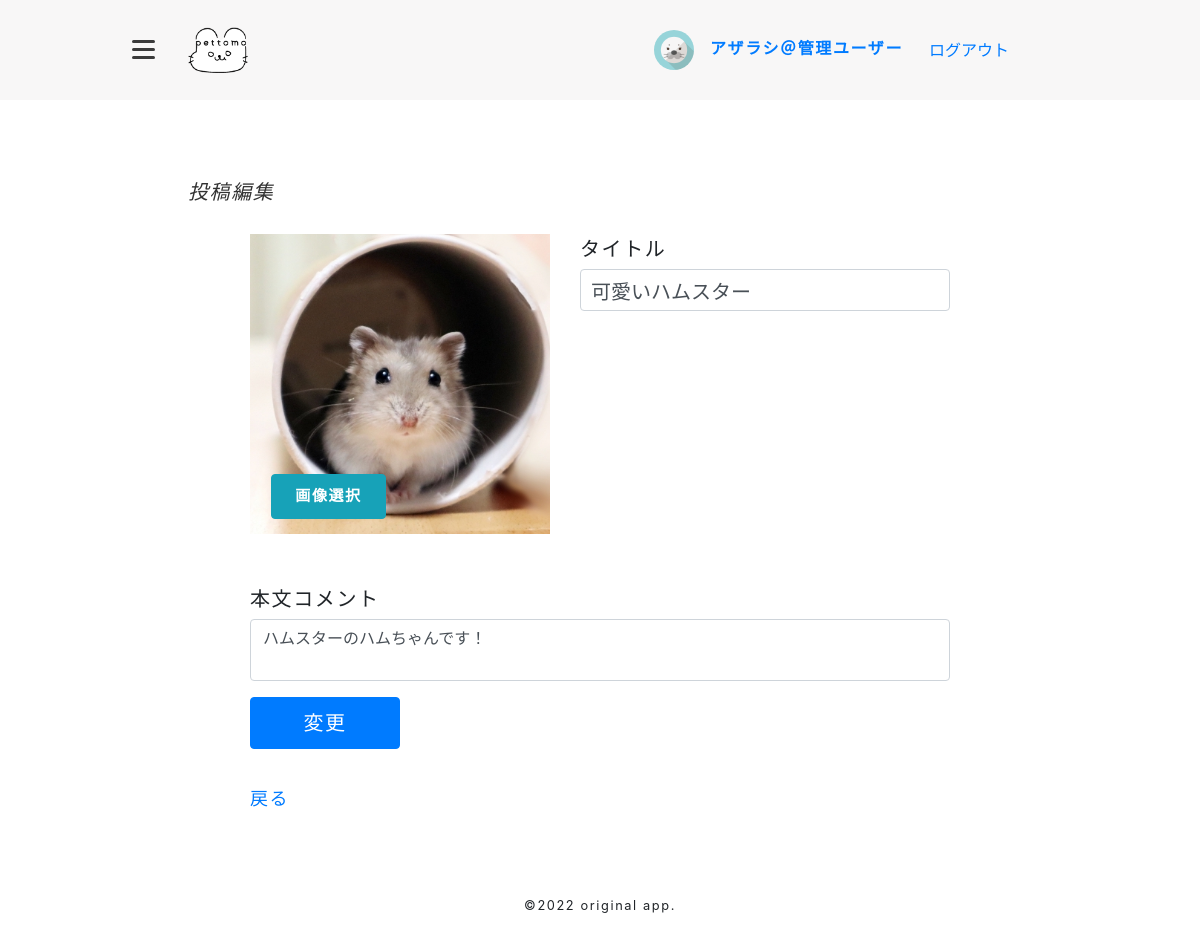
Screenshot of /public_html/thread_edit.php?thread_id=3 (signed in) with the database file from the repository.
### tables this page shows
CREATE TABLE `threads` (
  `id` int(11) NOT NULL,
  `user_id` int(11) DEFAULT NULL,
  `title` text DEFAULT NULL,
  `body` text DEFAULT NULL,
  `thread_img` varchar(255) DEFAULT NULL,
  `delflag` tinyint(1) DEFAULT 0,
  `created` datetime DEFAULT NULL,
  `modified` datetime DEFAULT NULL
);

### config/autoload.php (called while the page is built, shortened)
<?php
spl_autoload_register(function($class) {
  $prefix = 'Poa\\';
  if (strpos($class, $prefix) === 0) {
    $className = substr($class, strlen($prefix));
    $classFilePath = __DIR__ . '/../lib/' . str_replace('\\', '/', $className) . '.php';
  }
});

### lib/Controller.php (called while the page is built, shortened)
<?php
class Controller {
  private $values;
  public function __construct() {
    $this->values = new \stdClass();
  }
  protected function setValues($key, $value) {
    $this->values->$key = $value;
  }
  public function getValues() {
    return $this->values;
  }
}

### lib/Model.php (called while the page is built, shortened)
<?php
class Model {
  public function __construct(){
    try {
      $this->db = new \PDO(DSN, DB_USERNAME, DB_PASSWORD);
    } catch (\PDOException $e) {
      echo $e->getMessage();
      exit;
    }
  }
}

### lib/Model/Thread.php (called while the page is built, shortened)
<?php
class Thread extends \Poa\Model {
  public function findThread($thread_id){
    $stmt = $this->db->prepare("SELECT * FROM threads WHERE id = :id");
    $stmt->bindValue(":id",$thread_id);
    $stmt->execute();
    return $stmt->fetch(\PDO::FETCH_OBJ);
  }
}

### lib/Controller/ThreadUpdate.php (called while the page is built, shortened)
<?php
class ThreadUpdate extends \Poa\Controller {
  public function showThread($thread_id) {
    $thread = new \Poa\Model\Thread();
    $threadDate = $thread->findThread($thread_id);
  }
}

### lib/Controller/functions.php (called while the page is built, shortened)
<?php
function h($s){
  return htmlspecialchars($s, ENT_QUOTES,'UTF-8');
}

### public_html/thread_edit.php (the view, shortened to what this page needs)
<?php
require_once(__DIR__ .'/header.php');
$thread_id = $_GET['thread_id'];
$app = new Poa\Controller\ThreadUpdate();
$threadEdit = $app->showThread($thread_id);
$app->run();
?>
<h1 class="page__ttl">投稿編集</h1>
<form action="" method="post" class="form-group new_thread" id="edit_thread"  enctype="multipart/form-data">
  <div class="form-group">
    <div class="thread_new">
      <label>
        <span class="file-btn btn btn-info">
          画像選択
        </span>
      </label>
      <div class="imgfile">
        <img src="<?= isset($app->getValues()->image) ? './gazou/'. h($app->getValues()->image) : ''; ?>" alt="">
      </div>
      <div class="new_ttl">
        <label>タイトル</label>
        <input type="text" name="title" class="form-control" value="<?= isset($app->getValues()->title) ? h($app->getValues()->title) : ''; ?>">
      </div>
    </div>
  </div>
  <div class="form-group">
    <label>本文コメント</label>
    <textarea type="text" name="body" class="form-control"><?= isset($app->getValues()->body) ? h($app->getValues()->body) : ''; ?></textarea>
  </div>
  <div class="form-group btn btn-primary" onclick="document.getElementById('edit_thread').submit();">変更</div>
  <a href="./mypage.php">戻る</a>
</form>
<?php
require_once(__DIR__ .'/footer.php');
?>

### public_html/css/styles.css (style rules this page uses)
html { font-family: "Josefin Sans",sans-serif; -webkit-font-smoothing: antialiased; font-weight: 200; letter-spacing: 0.1em; color: #323232; }
* { box-sizing: border-box; }
a { display: block; }
label { font-size: 20px; }
textarea { resize: none; font-size: 18px; height: 200px; }
.btn { width: 150px; padding: 10px 0; font-size: 20px; }
.page__ttl { font-size: 20px; margin: 0px 0px 30px 0px; font-family: 'Charm', cursive; font-style: italic; font-weight: 300; color: #323232; }
.thread_new { display: flex; width: 100%; position: relative; margin-bottom: 50px; }
.thread_new .new_ttl { margin-left: 30px; width: 100%; }
.thread_new img { width: 300px; height: 300px; }
.new_thread { width: 700px; margin: 0 auto; }
.new_thread a { font-size: 18px; margin-top: 20px; }
.new_thread label { margin-bottom: 5px; }
.new_thread input { padding: 20px 10px; font-size: 20px; margin-bottom: 30px; }
.file-btn { width: 115px; font-size: 15px; font-weight: bold; position: absolute; top: 80%; left: 3%; }
html { min-height: 100%; }
body { min-height: 100%; }

### rows the page displays
threads: thread_img (picture), title "可愛いハムスター", body "ハムスターのハムちゃんです！"

### other values shown
$_SESSION['me']->username "アザラシ＠管理ユーザー"
